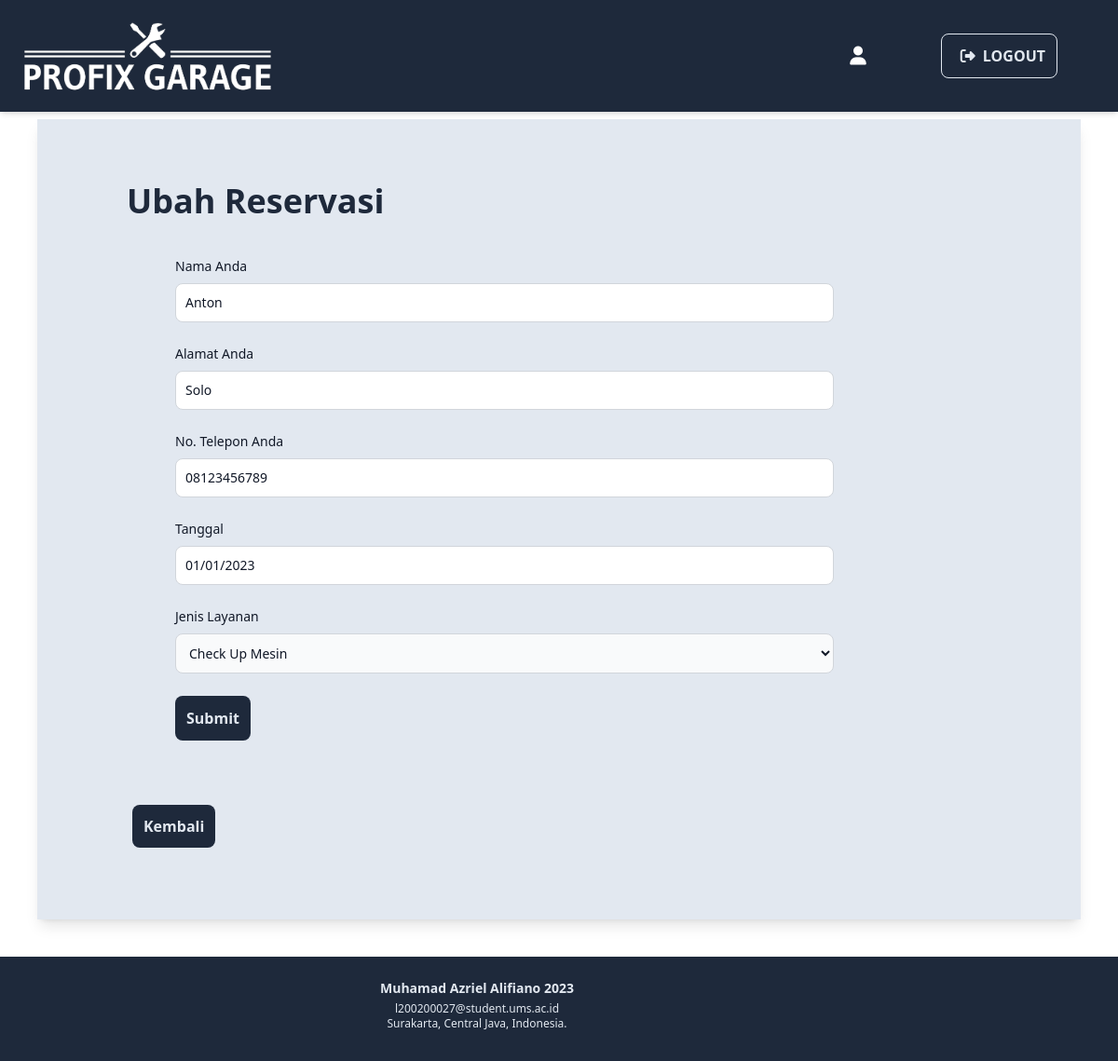
Page /update.php?id=1 on the committed database.
### tables this page shows
CREATE TABLE `transaksi2` (
  `id` int(11) NOT NULL,
  `nama` varchar(100) NOT NULL,
  `alamat` varchar(100) NOT NULL,
  `telepon` varchar(100) NOT NULL,
  `id_layanan` int(10) NOT NULL,
  `tanggal` varchar(20) NOT NULL
);

CREATE TABLE `jenis_layanan` (
  `id_layanan` int(10) NOT NULL,
  `nama_layanan` varchar(100) NOT NULL
);

### update.php (the view, shortened to what this page needs)
<?php
$con = mysqli_connect('localhost', 'root', '', 'car_service');
$id = $_GET['id'];
$result = mysqli_query($con, "SELECT transaksi2.*, jenis_layanan.nama_layanan  FROM transaksi2 JOIN jenis_layanan ON transaksi2.id_layanan = jenis_layanan.id_layanan WHERE id='$id'");
$data = mysqli_fetch_row($result);
?>
<!doctype html>
<html>
<head>
    <script src="https://cdn.tailwindcss.com"></script>
    <link rel="stylesheet" href="https://cdnjs.cloudflare.com/ajax/libs/font-awesome/6.4.0/css/all.min.css" />
</head>
<body>
    <header id="header" class="bg-slate-800 shadow-md fixed top-0 left-0 w-full flex items-center z-10">
        <div class="container">
            <div class="flex items-center justify-between relative">
                <div class="items-center p-5">
                    <a href="#"><img src="logo2.png" alt="" class="object-cover h-20"></a>
                </div>
                <div class="flex items-center p-5">
                    <div class="flex mx-6 text-xl font-semibold text-slate-200 rounded-lg items-center">
                        <i class="fas fa-user text-white px-3"></i>
                    </div>
                    <div class="items-center p-5 mr-[-175px]">
                        <a href="logout.php" class="mx-6 font-semibold text-slate-200 border border-slate-200  hover:text-slate-800 duration-500 hover:bg-slate-200 p-3 rounded-lg"><i class="fa fa-right-from-bracket px-2"></i>LOGOUT</a>
                    </div>
                </div>
            </div>
        </div>
    </header>
    <section id="container" class="h-fit shadow-lg m-10 pt-[28px] pb-12 bg-slate-200 mt-32">
        <div class="max-w-xl ml-24 pt-10  mb-5">
            <h1 class="font-bold text-4xl text-slate-800 mb-2 text-left">Ubah Reservasi</h1>
        </div>
        <div class="container w-2/3 my-5 mx-32 p-5">
            <form method="post" class="mb-20">
                <div class="mb-6">
                    <label class="block mb-2 text-sm font-medium text-gray-900">Nama Anda</label>
                    <input type="text" id="nama" name="nama" class="border border-gray-300 text-gray-900 text-sm rounded-lg focus:ring-blue-500 focus:border-blue-500 block w-full p-2.5" placeholder="nama" required value=<?php echo $data[1] ?>>
                </div>
                <div class="mb-6">
                    <label class="block mb-2 text-sm font-medium text-gray-900">Alamat Anda</label>
                    <input type="text" id="alamat" name="alamat" class="border border-gray-300 text-gray-900 text-sm rounded-lg focus:ring-blue-500 focus:border-blue-500 block w-full p-2.5" placeholder="alamat" required value=<?php echo $data[2] ?>>
                </div>
                <div class="mb-6">
                    <label class="block mb-2 text-sm font-medium text-gray-900">No. Telepon Anda</label>
                    <input type="text" id="telepon" name="telepon" class="border border-gray-300 text-gray-900 text-sm rounded-lg focus:ring-blue-500 focus:border-blue-500 block w-full p-2.5" placeholder="telepon" required value=<?php echo $data[3] ?>>
                </div>
                <div class="mb-6">
                    <label for="password" class="block mb-2 text-sm font-medium text-gray-900">Tanggal</label>
                    <input type="text" id="tanggal" name="tanggal" class="border border-gray-300 text-gray-900 text-sm rounded-lg focus:ring-blue-500 focus:border-blue-500 block w-full p-2.5" placeholder="dd/mm/yy" required value=<?php echo $data[5] ?>>
                </div>
                <div class="mb-6">
                    <label class="block mb-2 text-sm font-medium text-gray-900">Jenis Layanan</label>
                    <select name="jenis_layanan" placeholder="Jenis Layanan" class="bg-gray-50 border border-gray-300 text-gray-900 text-sm rounded-lg focus:ring-blue-500 focus:border-blue-500 block w-full p-2.5">
                        <option value=<?php $data[4] ?>><?php echo $data[6] ?> </option>
                    </select>
                </div>
                <div class="flex items-start mb-6">
                    <button type="submit" name="update" class="font-semibold bg-slate-800 text-slate-200 hover:text-slate-200 duration-500 hover:bg-slate-600 p-3 rounded-lg">Submit</button>
            </form>
        </div>
        <div class="max-w-xl ml-[-70px] mx-20">
            <a href="halaman_admin1.php" class="mx-6 font-semibold bg-slate-800 text-slate-200 hover:text-slate-200 duration-500 hover:bg-slate-600 p-3 rounded-lg">Kembali</a>
        </div>
    </section>
    <footer id="footer" class="bg-slate-800 pt-6 pb-6">
        <div class="container">
            <div class="flex flex-wrap">
                <div class="w-full px-4 mb-2 text-slate-200 font-medium text-center text-xs">
                    <h3 class="font-bold text-sm text-center text-slate-200 mb-1"> Muhamad Azriel Alifiano 2023</h3>
                    <p>l200200027@student.ums.ac.id</p>
                    <p>Surakarta, Central Java, Indonesia.</p>
                </div>
            </div>
        </div>
    </footer>
</body>
</html>

### update.php (style rules this page uses)
body { background-image: url('https://vinsautogroup.com.sg/wp-content/uploads/2021/07/002-VAuG-0014-Z7-scaled.jpg'); background-size: cover; }

### rows in the picture
transaksi2: alamat "Solo", telepon "08123456789", tanggal "01/01/2023", jenis_layanan "Check Up Mesin"
